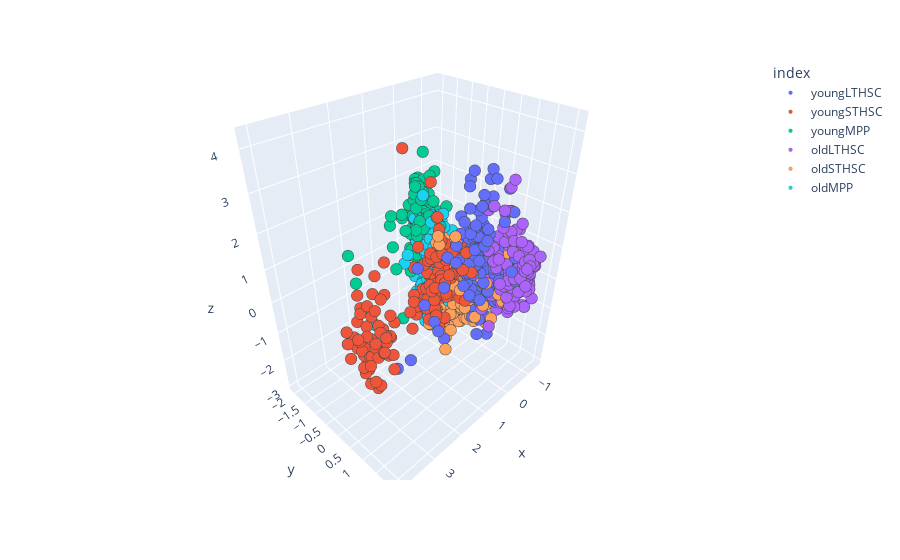

Notebook code for this chart:
### Code cell
encoded = {'oldLTHSC':0, 'oldMPP':1, 'oldSTHSC':2, 'youngLTHSC':3, 'youngMPP':4, 'youngSTHSC':5}
cells = ['oldLTHSC' ,'oldMPP', 'oldSTHSC', 'youngLTHSC' ,'youngMPP' ,'youngSTHSC']
cell_types = [encoded.get(x, x) for x in dfzbest.index]
colormap = ['r', 'b', 'g', 'y', 'c', 'm']
cell_colors = [colormap[x] for x in cell_types]
dfpcabest = pd.DataFrame(zcompsbest, index = dfzbest.index)
dfpcabest
fig = px.scatter_3d(dfpcabest, zcompsbest[:,0], zcompsbest[:,1],zcompsbest[:,2], dfpcabest.index)
fig.update_traces(marker=dict(opacity =1, size=4,
                              line=dict(width= .1)))

fig.show()

### Figure 1 — Plotly figure (JSON) as saved in the notebook; plotly's stock layout.template omitted (floating-point values rounded to 4 significant figures; data arrays with more than 128 entries replaced by an {"elided": "..."} marker saying what was removed)
{"data": [{"hovertemplate": "index=youngLTHSC<br>x=%{x}<br>y=%{y}<br>z=%{z}<extra></extra>", "legendgroup": "youngLTHSC", "marker": {"color": "#636efa", "line": {"width": 0.1}, "opacity": 1, "size": 4, "symbol": "circle"}, "mode": "markers", "name": "youngLTHSC", "scene": "scene", "showlegend": true, "type": "scatter3d", "x": {"elided": "167 float values"}, "y": {"elided": "167 float values"}, "z": {"elided": "167 float values"}}, {"hovertemplate": "index=youngSTHSC<br>x=%{x}<br>y=%{y}<br>z=%{z}<extra></extra>", "legendgroup": "youngSTHSC", "marker": {"color": "#EF553B", "line": {"width": 0.1}, "opacity": 1, "size": 4, "symbol": "circle"}, "mode": "markers", "name": "youngSTHSC", "scene": "scene", "showlegend": true, "type": "scatter3d", "x": {"elided": "163 float values"}, "y": {"elided": "163 float values"}, "z": {"elided": "163 float values"}}, {"hovertemplate": "index=youngMPP<br>x=%{x}<br>y=%{y}<br>z=%{z}<extra></extra>", "legendgroup": "youngMPP", "marker": {"color": "#00cc96", "line": {"width": 0.1}, "opacity": 1, "size": 4, "symbol": "circle"}, "mode": "markers", "name": "youngMPP", "scene": "scene", "showlegend": true, "type": "scatter3d", "x": {"elided": "168 float values"}, "y": {"elided": "168 float values"}, "z": {"elided": "168 float values"}}, {"hovertemplate": "index=oldLTHSC<br>x=%{x}<br>y=%{y}<br>z=%{z}<extra></extra>", "legendgroup": "oldLTHSC", "marker": {"color": "#ab63fa", "line": {"width": 0.1}, "opacity": 1, "size": 4, "symbol": "circle"}, "mode": "markers", "name": "oldLTHSC", "scene": "scene", "showlegend": true, "type": "scatter3d", "x": {"elided": "183 float values"}, "y": {"elided": "183 float values"}, "z": {"elided": "183 float values"}}, {"hovertemplate": "index=oldSTHSC<br>x=%{x}<br>y=%{y}<br>z=%{z}<extra></extra>", "legendgroup": "oldSTHSC", "marker": {"color": "#FFA15A", "line": {"width": 0.1}, "opacity": 1, "size": 4, "symbol": "circle"}, "mode": "markers", "name": "oldSTHSC", "scene": "scene", "showlegend": true, "type": "scatter3d", "x": {"elided": "189 float values"}, "y": {"elided": "189 float values"}, "z": {"elided": "189 float values"}}, {"hovertemplate": "index=oldMPP<br>x=%{x}<br>y=%{y}<br>z=%{z}<extra></extra>", "legendgroup": "oldMPP", "marker": {"color": "#19d3f3", "line": {"width": 0.1}, "opacity": 1, "size": 4, "symbol": "circle"}, "mode": "markers", "name": "oldMPP", "scene": "scene", "showlegend": true, "type": "scatter3d", "x": {"elided": "188 float values"}, "y": {"elided": "188 float values"}, "z": {"elided": "188 float values"}}], "layout": {"legend": {"title": {"text": "index"}, "tracegroupgap": 0}, "margin": {"t": 60}, "scene": {"domain": {"x": [0, 1], "y": [0, 1]}, "xaxis": {"title": {"text": "x"}}, "yaxis": {"title": {"text": "y"}}, "zaxis": {"title": {"text": "z"}}}}}
